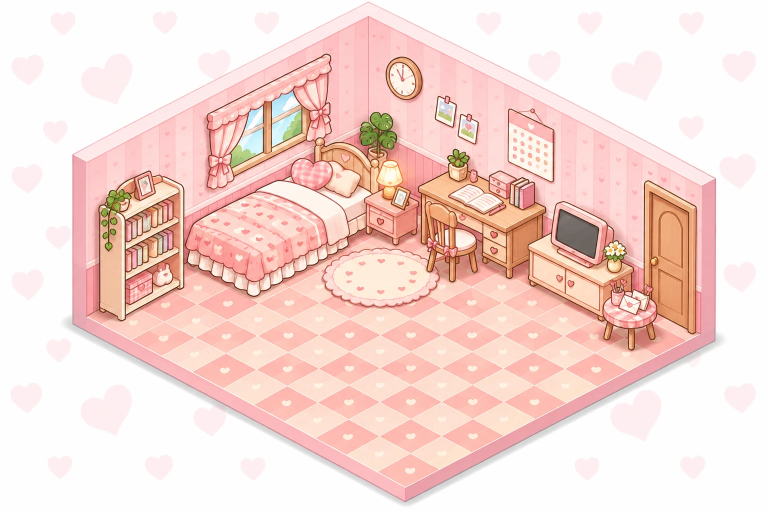
#> input picture art/source/room.webp, 1536 x 1024 px, found by its file name (shown at 1/2 size)
$ python room_pixel_svg.py
#> lines starting #> are read from the running program, lines starting #| are printed output that depends on the picture; after the words box and inside, x2 and y2 are one past the last pixel; in counts of white or black regions, pixels touching at a corner belong together
"""把 app 的房間圖（public/room/pixel_room/room.webp）轉成像素風 SVG：一格 CELL px 一個方塊，按家具分組

python3 art/tools/room_pixel_svg.py → art/source/room_svg/room_pixel.svg
- 先縮成像素格（每格取平均），再減到 COLORS 色，同色相鄰的格子合併成長方形（橫向，再往下疊）
- 每格照它在哪件家具的範圍裡分到那一組 <g id="...">，可以整件移動、刪除、改色
- 座標和 app 的房間一樣（1536×1064）
"""
import math
from pathlib import Path

import numpy as np
from PIL import Image, ImageDraw

ROOT = Path(__file__).resolve().parents[2]
SRC = ROOT / 'public/room/pixel_room/room.webp'
OUT = ROOT / 'art/source/room_svg/room_pixel.svg'
CELL, COLORS = 4, 200
O, EU, EV = (763, 348), (674, 352), (-658, 320)


def P(u, v, z=0):
    return (O[0] + u * EU[0] + v * EV[0], O[1] + u * EU[1] + v * EV[1] - z)


def rect(x0, y0, x1, y1):
    return [(x0, y0), (x1, y0), (x1, y1), (x0, y1)]


def ellipse(cx, cy, rx, ry, n=48):
    return [(cx + rx * math.cos(t), cy + ry * math.sin(t)) for t in [i / n * 2 * math.pi for i in range(n)]]


# 分組：前面的先搶（家具在前、牆和地板最後）；範圍是房間圖上的座標
GROUPS = [
    ('bookshelf', '書櫃', [rect(95, 338, 264, 702)]),
    ('bed', '床', [[(254, 448), (330, 440), (556, 388), (694, 444), (704, 560), (388, 704), (356, 704), (254, 642)]]),
    ('chair', '椅子', [rect(668, 355, 812, 500)]),
    ('plant', '大盆栽', [rect(914, 388, 1026, 552)]),
    ('tv', '電視櫃和電視', [[(1000, 470), (1046, 405), (1175, 450), (1180, 480), (1250, 520), (1262, 600), (1200, 662), (1135, 650), (1000, 590)]]),
    ('desk', '書桌和桌上的東西', [[(648, 330), (690, 250), (900, 240), (972, 370), (970, 470), (850, 528), (820, 520), (660, 420)]]),
    ('wall-shelf', 'L 形層架', [rect(680, 100, 906, 248)]),
    ('frame-1', '風景照', [rect(924, 202, 992, 302)]),
    ('frame-2', '鬱金香', [rect(998, 204, 1060, 306)]),
    ('frame-3', '貓咪照片', [rect(1026, 304, 1092, 398)]),
    ('calendar', '月曆', [rect(1108, 278, 1202, 442)]),
    ('clock', '時鐘', [rect(1214, 312, 1306, 418)]),
    ('door', '門', [rect(1304, 382, 1416, 672)]),
    ('door-deco', '門邊的掛飾', [rect(1404, 452, 1442, 566)]),
    ('switch', '開關', [rect(1264, 462, 1296, 516)]),
    ('hanging-plant', '牆上的吊盆', [rect(252, 296, 308, 378)]),
    ('window', '窗戶和窗簾', [[(296, 268), (640, 108), (664, 128), (664, 400), (360, 500), (296, 500)]]),
    ('stickers', '牆上的小貼紙', [rect(652, 204, 692, 240), rect(1078, 252, 1112, 286), rect(912, 162, 950, 198), rect(982, 312, 1018, 348), rect(1222, 424, 1258, 458), rect(1086, 252, 1112, 284)]),
    ('rug', '圓地毯', [ellipse(968, 678, 178, 98)]),
    ('floor', '地板', [[P(0, 0, 0), P(1, 0, 0), P(1, 0, -32), P(1, 1, -32), P(0, 1, -32), P(0, 1, 0)], [P(0, 0), P(1, 0), P(1, 1), P(0, 1)]]),
    ('walls', '牆', [rect(0, 0, 1536, 1064)]),
]


def main():
    im = Image.open(SRC).convert('RGBA')
    w, h = im.width // CELL, im.height // CELL
#> w = 384; h = 256
    small = im.resize((w, h), Image.BOX)
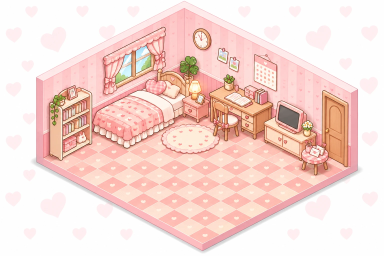
#> small: PIL image 384x256 RGBA; mean R, G, B, A 245.9, 218.3, 212, 255
    alpha = np.asarray(small)[..., 3] > 128
#> alpha: shape (256, 384) bool; every value is 1
    q = small.convert('RGB').quantize(COLORS, method=Image.MEDIANCUT, dither=Image.Dither.NONE)
    idx = np.asarray(q)
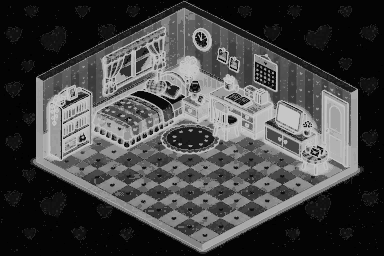
#> idx: shape (256, 384); min 0, max 199, mean 67.4
    pal = np.array(q.getpalette()[:COLORS * 3]).reshape(-1, 3)
#> pal = 200 rows, first 8: [255, 255, 255], [254, 255, 254], [255, 254, 254], [254, 254, 255], [254, 254, 254], [254, 254, 252], [255, 253, 253], [255, 251, 252]
    hexes = ['#%02x%02x%02x' % tuple(c) for c in pal]
#> hexes = 200 items, first 6: '#ffffff', '#fefffe', '#fffefe', '#fefeff', '#fefefe', '#fefefc'
    # 每格屬於哪一組（照格子中心點）
    owner = np.full((h, w), -1, int)
    for gi in range(len(GROUPS) - 1, -1, -1):
        m = Image.new('L', (im.width, im.height), 0)
        d = ImageDraw.Draw(m)
        for poly in GROUPS[gi][2]:
            d.polygon([tuple(p) for p in poly], fill=1)
        mm = np.asarray(m)[CELL // 2::CELL, CELL // 2::CELL][:h, :w] > 0
        owner[mm] = gi
#> this loop made 21 passes
#> pass 2, in main, `mm = np.asarray(m)[CELL // 2::CELL, CELL // 2::CELL][:h, :w] > 0`:
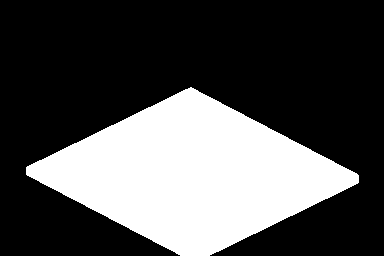
#> mm: shape (256, 384) bool; 31.1% white; 1 white region, box (x1, y1, x2, y2) and area: (26, 87, 359, 256) 30564
#> pass 3, in main, `mm = np.asarray(m)[CELL // 2::CELL, CELL // 2::CELL][:h, :w] > 0`:
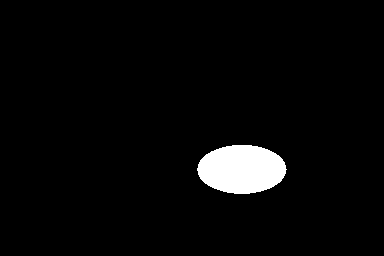
#> mm: shape (256, 384) bool; 3.5% white; 1 white region, box (x1, y1, x2, y2) and area: (197, 145, 287, 194) 3429
#> after the loop:
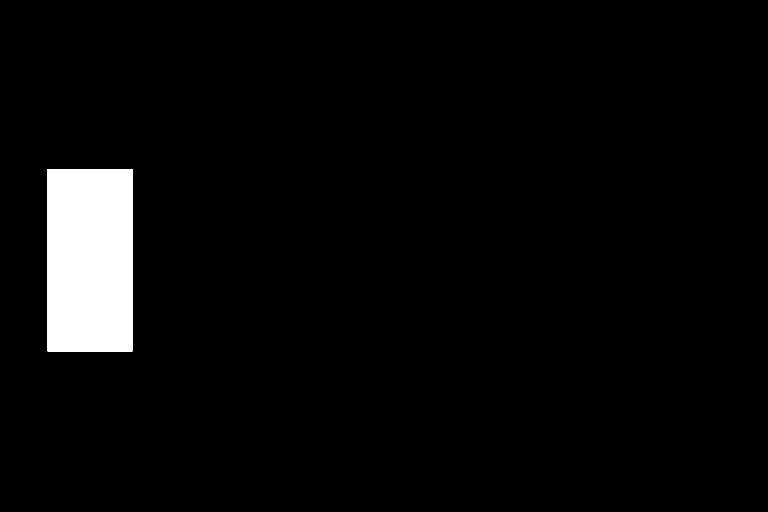
#> m: PIL image 1536x1024 L (shown at 1/2 size); values 0 (black) and 1 (white), 3.9% white; 1 white region, box (x1, y1, x2, y2) and area: (95, 338, 265, 703) 62050
#> after the loop:
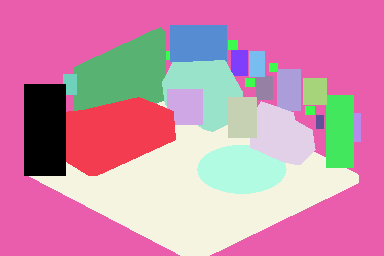
#> owner: shape (256, 384) int64; 21 distinct labels, from 0 to 20; one colour per label, 0 black
    # 同組、同色：先橫向合併，再把一樣寬的往下疊
    rects = {gi: [] for gi in range(len(GROUPS))}
    open_ = {}
    for y in range(h):
        runs = []
        x = 0
        while x < w:
            if not alpha[y, x] or owner[y, x] < 0:
                x += 1; continue
            k, gi, x0 = idx[y, x], owner[y, x], x
            while x < w and alpha[y, x] and idx[y, x] == k and owner[y, x] == gi:
                x += 1
            runs.append((gi, k, x0, x - x0))
        nxt = {}
        for r in runs:
            if r in open_ and open_[r][1] == y:
                rec = open_[r]; rec[2] += 1; rec[1] = y + 1; nxt[r] = rec
            else:
                rec = [y, y + 1, 1]; nxt[r] = rec; rects[r[0]].append((r, rec))
        open_ = nxt
    out = [f'<svg xmlns="http://www.w3.org/2000/svg" viewBox="0 0 {im.width} {im.height}" width="{im.width}" height="{im.height}" shape-rendering="crispEdges" role="img" aria-label="迷你小窩：像素房間">']
    total = 0
    for gi, (gid, title, _) in enumerate(GROUPS):
        if not rects[gi]:
            continue
        out.append(f'<g id="{gid}"><title>{title}</title>')
        for (g_, k, x0, rw), (y0, y1, _) in rects[gi]:
            out.append(f'<rect x="{x0 * CELL}" y="{y0 * CELL}" width="{rw * CELL}" height="{(y1 - y0) * CELL}" style="fill:{hexes[k]}"/>')
            total += 1
        out.append('</g>')
#> after the loop, out = 39065 items; total = 39022
    out.append('</svg>\n')
    OUT.parent.mkdir(parents=True, exist_ok=True)
    OUT.write_text('\n'.join(out))
    print('rects', total, 'bytes', OUT.stat().st_size)
#| rects 39022 bytes 2590968


if __name__ == '__main__':
    main()

$ run again, with art/source/base.webp copied over art/source/room.webp
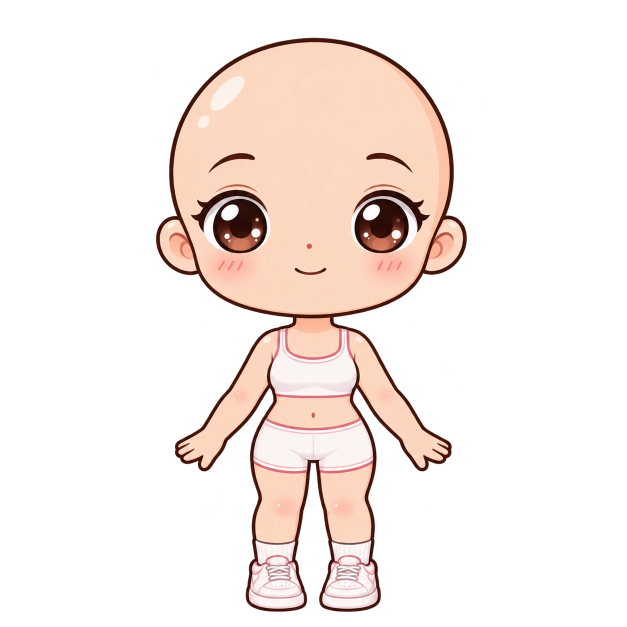
#> input picture art/source/base.webp, 1254 x 1254 px, found by its file name (shown at 1/2 size)
#> in main, im is the input picture: PIL image 1254x1254 RGBA; mean R, G, B, A 63, 52, 47.1, 68.1
#> in main, `alpha = np.asarray(small)[..., 3] > 128`:
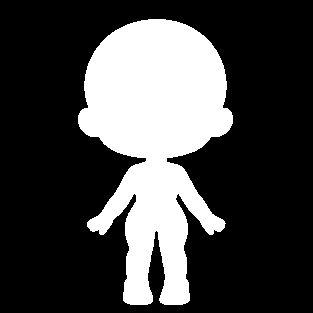
#> alpha: shape (313, 313) bool; 26.9% white; 1 white region, box (x1, y1, x2, y2) and area: (78, 19, 233, 305) 26364
#> pal = 200 rows, first 8: [253, 253, 253], [251, 250, 250], [251, 248, 247], [252, 246, 245], [252, 245, 241], [249, 246, 244], [252, 244, 242], [251, 244, 242]
#> hexes = 200 items, first 6: '#fdfdfd', '#fbfafa', '#fbf8f7', '#fcf6f5', '#fcf5f1', '#f9f6f4'
#> after the loop in main, `for gi in range(len(GROUPS) - 1, -1, -1):`:
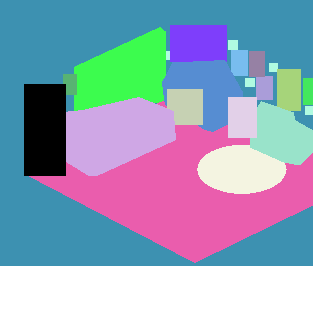
#> owner: shape (313, 313) int64; 19 distinct labels, from -1 to 20; one colour per label, 0 black, -1 white
#> after the loop in main, `for gi, (gid, title, _) in enumerate(GROUPS):`: out = 12677 items; total = 12658
#| rects 12658 bytes 837976
